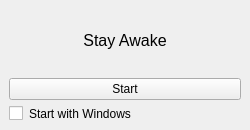
<?xml version="1.0" encoding="UTF-8"?>
<ui version="4.0">
 <class>MainWindow</class>
 <widget class="QMainWindow" name="MainWindow">
  <property name="geometry">
   <rect>
    <x>0</x>
    <y>0</y>
    <width>250</width>
    <height>130</height>
   </rect>
  </property>
  <property name="sizePolicy">
   <sizepolicy hsizetype="Fixed" vsizetype="Fixed">
    <horstretch>0</horstretch>
    <verstretch>0</verstretch>
   </sizepolicy>
  </property>
  <property name="minimumSize">
   <size>
    <width>250</width>
    <height>130</height>
   </size>
  </property>
  <property name="maximumSize">
   <size>
    <width>250</width>
    <height>130</height>
   </size>
  </property>
  <property name="windowTitle">
   <string>Stay Awake</string>
  </property>
  <property name="autoFillBackground">
   <bool>false</bool>
  </property>
  <property name="styleSheet">
   <string notr="true">border-color: rgb(0, 255, 8);</string>
  </property>
  <widget class="QWidget" name="centralwidget">
   <property name="styleSheet">
    <string notr="true"/>
   </property>
   <layout class="QGridLayout" name="gridLayout">
    <item row="1" column="0">
     <widget class="QLabel" name="label_2">
      <property name="styleSheet">
       <string notr="true"/>
      </property>
      <property name="text">
       <string/>
      </property>
      <property name="alignment">
       <set>Qt::AlignCenter</set>
      </property>
     </widget>
    </item>
    <item row="2" column="0" colspan="3">
     <widget class="QPushButton" name="toggle">
      <property name="styleSheet">
       <string notr="true"/>
      </property>
      <property name="text">
       <string>Start</string>
      </property>
      <property name="checkable">
       <bool>true</bool>
      </property>
      <property name="checked">
       <bool>false</bool>
      </property>
     </widget>
    </item>
    <item row="3" column="0" colspan="3">
     <widget class="QCheckBox" name="autostart_checkbox">
      <property name="text">
       <string>Start with Windows</string>
      </property>
     </widget>
    </item>
    <item row="1" column="1">
     <widget class="QLabel" name="label">
      <property name="font">
       <font>
        <pointsize>12</pointsize>
        <weight>50</weight>
        <bold>false</bold>
        <underline>false</underline>
        <strikeout>false</strikeout>
       </font>
      </property>
      <property name="text">
       <string>Stay Awake</string>
      </property>
      <property name="alignment">
       <set>Qt::AlignCenter</set>
      </property>
     </widget>
    </item>
   </layout>
  </widget>
 </widget>
 <resources/>
 <connections/>
</ui>
